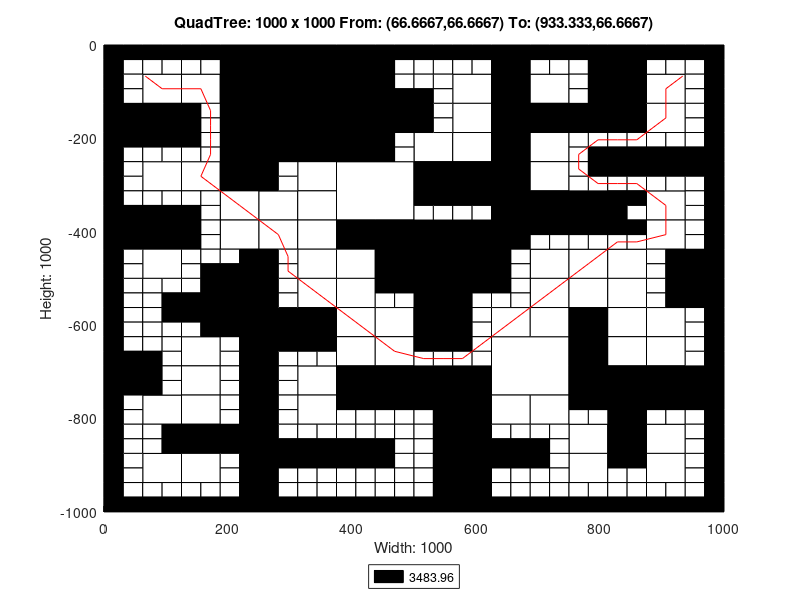

Source code (MATLAB):
axis([0 1000 -1000 0]);
title('QuadTree: 1000 x 1000 From: (66.6667,66.6667) To: (933.333,66.6667)');
xlabel('Width: 1000');
ylabel('Height: 1000');
rectangle('Position',[250 -125 125 125], 'FaceColor',[0 0 0]);
rectangle('Position',[250 -250 125 125], 'FaceColor',[0 0 0]);
rectangle('Position',[375 -375 125 125], 'FaceColor',[1 1 1]);
rectangle('Position',[500 -500 125 125], 'FaceColor',[0 0 0]);
rectangle('Position',[625 -750 125 125], 'FaceColor',[1 1 1]);
rectangle('Position',[62.5 -125 62.5 62.5], 'FaceColor',[1 1 1]);
rectangle('Position',[187.5 -62.5 62.5 62.5], 'FaceColor',[0 0 0]);
rectangle('Position',[125 -125 62.5 62.5], 'FaceColor',[1 1 1]);
rectangle('Position',[187.5 -125 62.5 62.5], 'FaceColor',[0 0 0]);
rectangle('Position',[0 -187.5 62.5 62.5], 'FaceColor',[0 0 0]);
rectangle('Position',[62.5 -187.5 62.5 62.5], 'FaceColor',[0 0 0]);
rectangle('Position',[187.5 -187.5 62.5 62.5], 'FaceColor',[0 0 0]);
rectangle('Position',[187.5 -250 62.5 62.5], 'FaceColor',[0 0 0]);
rectangle('Position',[375 -62.5 62.5 62.5], 'FaceColor',[0 0 0]);
rectangle('Position',[375 -125 62.5 62.5], 'FaceColor',[0 0 0]);
rectangle('Position',[375 -187.5 62.5 62.5], 'FaceColor',[0 0 0]);
rectangle('Position',[437.5 -187.5 62.5 62.5], 'FaceColor',[0 0 0]);
rectangle('Position',[375 -250 62.5 62.5], 'FaceColor',[0 0 0]);
rectangle('Position',[62.5 -312.5 62.5 62.5], 'FaceColor',[1 1 1]);
rectangle('Position',[125 -312.5 62.5 62.5], 'FaceColor',[1 1 1]);
rectangle('Position',[187.5 -312.5 62.5 62.5], 'FaceColor',[0 0 0]);
rectangle('Position',[187.5 -375 62.5 62.5], 'FaceColor',[1 1 1]);
rectangle('Position',[0 -437.5 62.5 62.5], 'FaceColor',[0 0 0]);
rectangle('Position',[62.5 -437.5 62.5 62.5], 'FaceColor',[0 0 0]);
rectangle('Position',[62.5 -500 62.5 62.5], 'FaceColor',[1 1 1]);
rectangle('Position',[187.5 -437.5 62.5 62.5], 'FaceColor',[1 1 1]);
rectangle('Position',[312.5 -312.5 62.5 62.5], 'FaceColor',[1 1 1]);
rectangle('Position',[250 -375 62.5 62.5], 'FaceColor',[1 1 1]);
rectangle('Position',[312.5 -375 62.5 62.5], 'FaceColor',[1 1 1]);
rectangle('Position',[250 -437.5 62.5 62.5], 'FaceColor',[1 1 1]);
rectangle('Position',[312.5 -437.5 62.5 62.5], 'FaceColor',[1 1 1]);
rectangle('Position',[312.5 -500 62.5 62.5], 'FaceColor',[1 1 1]);
rectangle('Position',[375 -437.5 62.5 62.5], 'FaceColor',[0 0 0]);
rectangle('Position',[437.5 -437.5 62.5 62.5], 'FaceColor',[0 0 0]);
rectangle('Position',[375 -500 62.5 62.5], 'FaceColor',[1 1 1]);
rectangle('Position',[437.5 -500 62.5 62.5], 'FaceColor',[0 0 0]);
rectangle('Position',[562.5 -125 62.5 62.5], 'FaceColor',[1 1 1]);
rectangle('Position',[625 -62.5 62.5 62.5], 'FaceColor',[0 0 0]);
rectangle('Position',[625 -125 62.5 62.5], 'FaceColor',[0 0 0]);
rectangle('Position',[687.5 -125 62.5 62.5], 'FaceColor',[1 1 1]);
rectangle('Position',[562.5 -187.5 62.5 62.5], 'FaceColor',[1 1 1]);
rectangle('Position',[500 -250 62.5 62.5], 'FaceColor',[1 1 1]);
rectangle('Position',[562.5 -250 62.5 62.5], 'FaceColor',[1 1 1]);
rectangle('Position',[625 -187.5 62.5 62.5], 'FaceColor',[0 0 0]);
rectangle('Position',[687.5 -187.5 62.5 62.5], 'FaceColor',[0 0 0]);
rectangle('Position',[625 -250 62.5 62.5], 'FaceColor',[0 0 0]);
rectangle('Position',[687.5 -250 62.5 62.5], 'FaceColor',[1 1 1]);
rectangle('Position',[812.5 -62.5 62.5 62.5], 'FaceColor',[0 0 0]);
rectangle('Position',[812.5 -125 62.5 62.5], 'FaceColor',[0 0 0]);
rectangle('Position',[875 -125 62.5 62.5], 'FaceColor',[1 1 1]);
rectangle('Position',[750 -187.5 62.5 62.5], 'FaceColor',[0 0 0]);
rectangle('Position',[812.5 -187.5 62.5 62.5], 'FaceColor',[0 0 0]);
rectangle('Position',[875 -187.5 62.5 62.5], 'FaceColor',[1 1 1]);
rectangle('Position',[500 -312.5 62.5 62.5], 'FaceColor',[0 0 0]);
rectangle('Position',[562.5 -312.5 62.5 62.5], 'FaceColor',[0 0 0]);
rectangle('Position',[625 -312.5 62.5 62.5], 'FaceColor',[0 0 0]);
rectangle('Position',[687.5 -312.5 62.5 62.5], 'FaceColor',[1 1 1]);
rectangle('Position',[625 -375 62.5 62.5], 'FaceColor',[0 0 0]);
rectangle('Position',[687.5 -375 62.5 62.5], 'FaceColor',[0 0 0]);
rectangle('Position',[625 -437.5 62.5 62.5], 'FaceColor',[0 0 0]);
rectangle('Position',[687.5 -500 62.5 62.5], 'FaceColor',[1 1 1]);
rectangle('Position',[750 -375 62.5 62.5], 'FaceColor',[0 0 0]);
rectangle('Position',[875 -375 62.5 62.5], 'FaceColor',[1 1 1]);
rectangle('Position',[750 -500 62.5 62.5], 'FaceColor',[1 1 1]);
rectangle('Position',[812.5 -500 62.5 62.5], 'FaceColor',[1 1 1]);
rectangle('Position',[875 -437.5 62.5 62.5], 'FaceColor',[1 1 1]);
rectangle('Position',[937.5 -500 62.5 62.5], 'FaceColor',[0 0 0]);
rectangle('Position',[187.5 -562.5 62.5 62.5], 'FaceColor',[0 0 0]);
rectangle('Position',[187.5 -625 62.5 62.5], 'FaceColor',[0 0 0]);
rectangle('Position',[0 -750 62.5 62.5], 'FaceColor',[0 0 0]);
rectangle('Position',[125 -687.5 62.5 62.5], 'FaceColor',[1 1 1]);
rectangle('Position',[125 -750 62.5 62.5], 'FaceColor',[1 1 1]);
rectangle('Position',[312.5 -562.5 62.5 62.5], 'FaceColor',[1 1 1]);
rectangle('Position',[250 -625 62.5 62.5], 'FaceColor',[0 0 0]);
rectangle('Position',[312.5 -625 62.5 62.5], 'FaceColor',[0 0 0]);
rectangle('Position',[375 -562.5 62.5 62.5], 'FaceColor',[1 1 1]);
rectangle('Position',[375 -625 62.5 62.5], 'FaceColor',[1 1 1]);
rectangle('Position',[437.5 -625 62.5 62.5], 'FaceColor',[1 1 1]);
rectangle('Position',[312.5 -750 62.5 62.5], 'FaceColor',[1 1 1]);
rectangle('Position',[375 -687.5 62.5 62.5], 'FaceColor',[1 1 1]);
rectangle('Position',[437.5 -687.5 62.5 62.5], 'FaceColor',[1 1 1]);
rectangle('Position',[375 -750 62.5 62.5], 'FaceColor',[0 0 0]);
rectangle('Position',[437.5 -750 62.5 62.5], 'FaceColor',[0 0 0]);
rectangle('Position',[62.5 -812.5 62.5 62.5], 'FaceColor',[1 1 1]);
rectangle('Position',[125 -812.5 62.5 62.5], 'FaceColor',[1 1 1]);
rectangle('Position',[125 -875 62.5 62.5], 'FaceColor',[0 0 0]);
rectangle('Position',[187.5 -875 62.5 62.5], 'FaceColor',[0 0 0]);
rectangle('Position',[62.5 -937.5 62.5 62.5], 'FaceColor',[1 1 1]);
rectangle('Position',[125 -937.5 62.5 62.5], 'FaceColor',[1 1 1]);
rectangle('Position',[312.5 -812.5 62.5 62.5], 'FaceColor',[1 1 1]);
rectangle('Position',[500 -562.5 62.5 62.5], 'FaceColor',[0 0 0]);
rectangle('Position',[500 -625 62.5 62.5], 'FaceColor',[0 0 0]);
rectangle('Position',[687.5 -562.5 62.5 62.5], 'FaceColor',[1 1 1]);
rectangle('Position',[625 -625 62.5 62.5], 'FaceColor',[1 1 1]);
rectangle('Position',[687.5 -625 62.5 62.5], 'FaceColor',[1 1 1]);
rectangle('Position',[500 -750 62.5 62.5], 'FaceColor',[0 0 0]);
rectangle('Position',[562.5 -750 62.5 62.5], 'FaceColor',[0 0 0]);
rectangle('Position',[750 -562.5 62.5 62.5], 'FaceColor',[1 1 1]);
rectangle('Position',[812.5 -562.5 62.5 62.5], 'FaceColor',[1 1 1]);
rectangle('Position',[750 -625 62.5 62.5], 'FaceColor',[0 0 0]);
rectangle('Position',[812.5 -625 62.5 62.5], 'FaceColor',[1 1 1]);
rectangle('Position',[937.5 -562.5 62.5 62.5], 'FaceColor',[0 0 0]);
rectangle('Position',[875 -625 62.5 62.5], 'FaceColor',[1 1 1]);
rectangle('Position',[750 -687.5 62.5 62.5], 'FaceColor',[0 0 0]);
rectangle('Position',[812.5 -687.5 62.5 62.5], 'FaceColor',[1 1 1]);
rectangle('Position',[750 -750 62.5 62.5], 'FaceColor',[0 0 0]);
rectangle('Position',[812.5 -750 62.5 62.5], 'FaceColor',[0 0 0]);
rectangle('Position',[875 -687.5 62.5 62.5], 'FaceColor',[1 1 1]);
rectangle('Position',[875 -750 62.5 62.5], 'FaceColor',[0 0 0]);
rectangle('Position',[937.5 -750 62.5 62.5], 'FaceColor',[0 0 0]);
rectangle('Position',[562.5 -812.5 62.5 62.5], 'FaceColor',[0 0 0]);
rectangle('Position',[562.5 -875 62.5 62.5], 'FaceColor',[0 0 0]);
rectangle('Position',[625 -812.5 62.5 62.5], 'FaceColor',[1 1 1]);
rectangle('Position',[687.5 -812.5 62.5 62.5], 'FaceColor',[1 1 1]);
rectangle('Position',[562.5 -937.5 62.5 62.5], 'FaceColor',[0 0 0]);
rectangle('Position',[562.5 -1000 62.5 62.5], 'FaceColor',[0 0 0]);
rectangle('Position',[812.5 -812.5 62.5 62.5], 'FaceColor',[0 0 0]);
rectangle('Position',[750 -875 62.5 62.5], 'FaceColor',[1 1 1]);
rectangle('Position',[812.5 -875 62.5 62.5], 'FaceColor',[0 0 0]);
rectangle('Position',[875 -875 62.5 62.5], 'FaceColor',[1 1 1]);
rectangle('Position',[750 -937.5 62.5 62.5], 'FaceColor',[1 1 1]);
rectangle('Position',[875 -937.5 62.5 62.5], 'FaceColor',[1 1 1]);
rectangle('Position',[0 -31.25 31.25 31.25], 'FaceColor',[0 0 0]);
rectangle('Position',[31.25 -31.25 31.25 31.25], 'FaceColor',[0 0 0]);
rectangle('Position',[0 -62.5 31.25 31.25], 'FaceColor',[0 0 0]);
rectangle('Position',[31.25 -62.5 31.25 31.25], 'FaceColor',[1 1 1]);
rectangle('Position',[62.5 -31.25 31.25 31.25], 'FaceColor',[0 0 0]);
rectangle('Position',[93.75 -31.25 31.25 31.25], 'FaceColor',[0 0 0]);
rectangle('Position',[62.5 -62.5 31.25 31.25], 'FaceColor',[1 1 1]);
rectangle('Position',[93.75 -62.5 31.25 31.25], 'FaceColor',[1 1 1]);
rectangle('Position',[0 -93.75 31.25 31.25], 'FaceColor',[0 0 0]);
rectangle('Position',[31.25 -93.75 31.25 31.25], 'FaceColor',[1 1 1]);
rectangle('Position',[0 -125 31.25 31.25], 'FaceColor',[0 0 0]);
rectangle('Position',[31.25 -125 31.25 31.25], 'FaceColor',[1 1 1]);
rectangle('Position',[125 -31.25 31.25 31.25], 'FaceColor',[0 0 0]);
rectangle('Position',[156.25 -31.25 31.25 31.25], 'FaceColor',[0 0 0]);
rectangle('Position',[125 -62.5 31.25 31.25], 'FaceColor',[1 1 1]);
rectangle('Position',[156.25 -62.5 31.25 31.25], 'FaceColor',[1 1 1]);
rectangle('Position',[0 -218.75 31.25 31.25], 'FaceColor',[0 0 0]);
rectangle('Position',[31.25 -218.75 31.25 31.25], 'FaceColor',[0 0 0]);
rectangle('Position',[0 -250 31.25 31.25], 'FaceColor',[0 0 0]);
rectangle('Position',[31.25 -250 31.25 31.25], 'FaceColor',[1 1 1]);
rectangle('Position',[62.5 -218.75 31.25 31.25], 'FaceColor',[0 0 0]);
rectangle('Position',[93.75 -218.75 31.25 31.25], 'FaceColor',[0 0 0]);
rectangle('Position',[62.5 -250 31.25 31.25], 'FaceColor',[1 1 1]);
rectangle('Position',[93.75 -250 31.25 31.25], 'FaceColor',[1 1 1]);
rectangle('Position',[125 -156.25 31.25 31.25], 'FaceColor',[0 0 0]);
rectangle('Position',[156.25 -156.25 31.25 31.25], 'FaceColor',[1 1 1]);
rectangle('Position',[125 -187.5 31.25 31.25], 'FaceColor',[0 0 0]);
rectangle('Position',[156.25 -187.5 31.25 31.25], 'FaceColor',[1 1 1]);
rectangle('Position',[125 -218.75 31.25 31.25], 'FaceColor',[0 0 0]);
rectangle('Position',[156.25 -218.75 31.25 31.25], 'FaceColor',[1 1 1]);
rectangle('Position',[125 -250 31.25 31.25], 'FaceColor',[1 1 1]);
rectangle('Position',[156.25 -250 31.25 31.25], 'FaceColor',[1 1 1]);
rectangle('Position',[437.5 -31.25 31.25 31.25], 'FaceColor',[0 0 0]);
rectangle('Position',[468.75 -31.25 31.25 31.25], 'FaceColor',[0 0 0]);
rectangle('Position',[437.5 -62.5 31.25 31.25], 'FaceColor',[0 0 0]);
rectangle('Position',[468.75 -62.5 31.25 31.25], 'FaceColor',[1 1 1]);
rectangle('Position',[437.5 -93.75 31.25 31.25], 'FaceColor',[0 0 0]);
rectangle('Position',[468.75 -93.75 31.25 31.25], 'FaceColor',[1 1 1]);
rectangle('Position',[437.5 -125 31.25 31.25], 'FaceColor',[0 0 0]);
rectangle('Position',[468.75 -125 31.25 31.25], 'FaceColor',[0 0 0]);
rectangle('Position',[437.5 -218.75 31.25 31.25], 'FaceColor',[0 0 0]);
rectangle('Position',[468.75 -218.75 31.25 31.25], 'FaceColor',[1 1 1]);
rectangle('Position',[437.5 -250 31.25 31.25], 'FaceColor',[0 0 0]);
rectangle('Position',[468.75 -250 31.25 31.25], 'FaceColor',[1 1 1]);
rectangle('Position',[0 -281.25 31.25 31.25], 'FaceColor',[0 0 0]);
rectangle('Position',[31.25 -281.25 31.25 31.25], 'FaceColor',[1 1 1]);
rectangle('Position',[0 -312.5 31.25 31.25], 'FaceColor',[0 0 0]);
rectangle('Position',[31.25 -312.5 31.25 31.25], 'FaceColor',[1 1 1]);
rectangle('Position',[0 -343.75 31.25 31.25], 'FaceColor',[0 0 0]);
rectangle('Position',[31.25 -343.75 31.25 31.25], 'FaceColor',[1 1 1]);
rectangle('Position',[0 -375 31.25 31.25], 'FaceColor',[0 0 0]);
rectangle('Position',[31.25 -375 31.25 31.25], 'FaceColor',[0 0 0]);
rectangle('Position',[62.5 -343.75 31.25 31.25], 'FaceColor',[1 1 1]);
rectangle('Position',[93.75 -343.75 31.25 31.25], 'FaceColor',[1 1 1]);
rectangle('Position',[62.5 -375 31.25 31.25], 'FaceColor',[0 0 0]);
rectangle('Position',[93.75 -375 31.25 31.25], 'FaceColor',[0 0 0]);
rectangle('Position',[125 -343.75 31.25 31.25], 'FaceColor',[1 1 1]);
rectangle('Position',[156.25 -343.75 31.25 31.25], 'FaceColor',[1 1 1]);
rectangle('Position',[125 -375 31.25 31.25], 'FaceColor',[0 0 0]);
rectangle('Position',[156.25 -375 31.25 31.25], 'FaceColor',[1 1 1]);
rectangle('Position',[0 -468.75 31.25 31.25], 'FaceColor',[0 0 0]);
rectangle('Position',[31.25 -468.75 31.25 31.25], 'FaceColor',[1 1 1]);
rectangle('Position',[0 -500 31.25 31.25], 'FaceColor',[0 0 0]);
rectangle('Position',[31.25 -500 31.25 31.25], 'FaceColor',[1 1 1]);
rectangle('Position',[125 -406.25 31.25 31.25], 'FaceColor',[0 0 0]);
rectangle('Position',[156.25 -406.25 31.25 31.25], 'FaceColor',[1 1 1]);
rectangle('Position',[125 -437.5 31.25 31.25], 'FaceColor',[0 0 0]);
rectangle('Position',[156.25 -437.5 31.25 31.25], 'FaceColor',[1 1 1]);
rectangle('Position',[125 -468.75 31.25 31.25], 'FaceColor',[1 1 1]);
rectangle('Position',[156.25 -468.75 31.25 31.25], 'FaceColor',[1 1 1]);
rectangle('Position',[125 -500 31.25 31.25], 'FaceColor',[1 1 1]);
rectangle('Position',[156.25 -500 31.25 31.25], 'FaceColor',[0 0 0]);
rectangle('Position',[187.5 -468.75 31.25 31.25], 'FaceColor',[1 1 1]);
rectangle('Position',[218.75 -468.75 31.25 31.25], 'FaceColor',[0 0 0]);
rectangle('Position',[187.5 -500 31.25 31.25], 'FaceColor',[0 0 0]);
rectangle('Position',[218.75 -500 31.25 31.25], 'FaceColor',[0 0 0]);
rectangle('Position',[250 -281.25 31.25 31.25], 'FaceColor',[0 0 0]);
rectangle('Position',[281.25 -281.25 31.25 31.25], 'FaceColor',[1 1 1]);
rectangle('Position',[250 -312.5 31.25 31.25], 'FaceColor',[0 0 0]);
rectangle('Position',[281.25 -312.5 31.25 31.25], 'FaceColor',[1 1 1]);
rectangle('Position',[250 -468.75 31.25 31.25], 'FaceColor',[0 0 0]);
rectangle('Position',[281.25 -468.75 31.25 31.25], 'FaceColor',[1 1 1]);
rectangle('Position',[250 -500 31.25 31.25], 'FaceColor',[0 0 0]);
rectangle('Position',[281.25 -500 31.25 31.25], 'FaceColor',[1 1 1]);
rectangle('Position',[500 -31.25 31.25 31.25], 'FaceColor',[0 0 0]);
rectangle('Position',[531.25 -31.25 31.25 31.25], 'FaceColor',[0 0 0]);
rectangle('Position',[500 -62.5 31.25 31.25], 'FaceColor',[1 1 1]);
rectangle('Position',[531.25 -62.5 31.25 31.25], 'FaceColor',[1 1 1]);
rectangle('Position',[562.5 -31.25 31.25 31.25], 'FaceColor',[0 0 0]);
rectangle('Position',[593.75 -31.25 31.25 31.25], 'FaceColor',[0 0 0]);
rectangle('Position',[562.5 -62.5 31.25 31.25], 'FaceColor',[1 1 1]);
rectangle('Position',[593.75 -62.5 31.25 31.25], 'FaceColor',[1 1 1]);
rectangle('Position',[500 -93.75 31.25 31.25], 'FaceColor',[1 1 1]);
rectangle('Position',[531.25 -93.75 31.25 31.25], 'FaceColor',[1 1 1]);
rectangle('Position',[500 -125 31.25 31.25], 'FaceColor',[0 0 0]);
rectangle('Position',[531.25 -125 31.25 31.25], 'FaceColor',[1 1 1]);
rectangle('Position',[687.5 -31.25 31.25 31.25], 'FaceColor',[0 0 0]);
rectangle('Position',[718.75 -31.25 31.25 31.25], 'FaceColor',[0 0 0]);
rectangle('Position',[687.5 -62.5 31.25 31.25], 'FaceColor',[1 1 1]);
rectangle('Position',[718.75 -62.5 31.25 31.25], 'FaceColor',[1 1 1]);
rectangle('Position',[500 -156.25 31.25 31.25], 'FaceColor',[0 0 0]);
rectangle('Position',[531.25 -156.25 31.25 31.25], 'FaceColor',[1 1 1]);
rectangle('Position',[500 -187.5 31.25 31.25], 'FaceColor',[0 0 0]);
rectangle('Position',[531.25 -187.5 31.25 31.25], 'FaceColor',[1 1 1]);
rectangle('Position',[750 -31.25 31.25 31.25], 'FaceColor',[0 0 0]);
rectangle('Position',[781.25 -31.25 31.25 31.25], 'FaceColor',[0 0 0]);
rectangle('Position',[750 -62.5 31.25 31.25], 'FaceColor',[1 1 1]);
rectangle('Position',[781.25 -62.5 31.25 31.25], 'FaceColor',[0 0 0]);
rectangle('Position',[750 -93.75 31.25 31.25], 'FaceColor',[1 1 1]);
rectangle('Position',[781.25 -93.75 31.25 31.25], 'FaceColor',[0 0 0]);
rectangle('Position',[750 -125 31.25 31.25], 'FaceColor',[1 1 1]);
rectangle('Position',[781.25 -125 31.25 31.25], 'FaceColor',[0 0 0]);
rectangle('Position',[875 -31.25 31.25 31.25], 'FaceColor',[0 0 0]);
rectangle('Position',[906.25 -31.25 31.25 31.25], 'FaceColor',[0 0 0]);
rectangle('Position',[875 -62.5 31.25 31.25], 'FaceColor',[1 1 1]);
rectangle('Position',[906.25 -62.5 31.25 31.25], 'FaceColor',[1 1 1]);
rectangle('Position',[937.5 -31.25 31.25 31.25], 'FaceColor',[0 0 0]);
rectangle('Position',[968.75 -31.25 31.25 31.25], 'FaceColor',[0 0 0]);
rectangle('Position',[937.5 -62.5 31.25 31.25], 'FaceColor',[1 1 1]);
rectangle('Position',[968.75 -62.5 31.25 31.25], 'FaceColor',[0 0 0]);
rectangle('Position',[937.5 -93.75 31.25 31.25], 'FaceColor',[1 1 1]);
rectangle('Position',[968.75 -93.75 31.25 31.25], 'FaceColor',[0 0 0]);
rectangle('Position',[937.5 -125 31.25 31.25], 'FaceColor',[1 1 1]);
rectangle('Position',[968.75 -125 31.25 31.25], 'FaceColor',[0 0 0]);
rectangle('Position',[750 -218.75 31.25 31.25], 'FaceColor',[1 1 1]);
rectangle('Position',[781.25 -218.75 31.25 31.25], 'FaceColor',[1 1 1]);
rectangle('Position',[750 -250 31.25 31.25], 'FaceColor',[1 1 1]);
rectangle('Position',[781.25 -250 31.25 31.25], 'FaceColor',[0 0 0]);
rectangle('Position',[812.5 -218.75 31.25 31.25], 'FaceColor',[1 1 1]);
rectangle('Position',[843.75 -218.75 31.25 31.25], 'FaceColor',[1 1 1]);
rectangle('Position',[812.5 -250 31.25 31.25], 'FaceColor',[0 0 0]);
rectangle('Position',[843.75 -250 31.25 31.25], 'FaceColor',[0 0 0]);
rectangle('Position',[937.5 -156.25 31.25 31.25], 'FaceColor',[1 1 1]);
rectangle('Position',[968.75 -156.25 31.25 31.25], 'FaceColor',[0 0 0]);
rectangle('Position',[937.5 -187.5 31.25 31.25], 'FaceColor',[1 1 1]);
rectangle('Position',[968.75 -187.5 31.25 31.25], 'FaceColor',[0 0 0]);
rectangle('Position',[875 -218.75 31.25 31.25], 'FaceColor',[1 1 1]);
rectangle('Position',[906.25 -218.75 31.25 31.25], 'FaceColor',[1 1 1]);
rectangle('Position',[875 -250 31.25 31.25], 'FaceColor',[0 0 0]);
rectangle('Position',[906.25 -250 31.25 31.25], 'FaceColor',[0 0 0]);
rectangle('Position',[937.5 -218.75 31.25 31.25], 'FaceColor',[1 1 1]);
rectangle('Position',[968.75 -218.75 31.25 31.25], 'FaceColor',[0 0 0]);
rectangle('Position',[937.5 -250 31.25 31.25], 'FaceColor',[0 0 0]);
rectangle('Position',[968.75 -250 31.25 31.25], 'FaceColor',[0 0 0]);
rectangle('Position',[500 -343.75 31.25 31.25], 'FaceColor',[0 0 0]);
rectangle('Position',[531.25 -343.75 31.25 31.25], 'FaceColor',[0 0 0]);
rectangle('Position',[500 -375 31.25 31.25], 'FaceColor',[1 1 1]);
rectangle('Position',[531.25 -375 31.25 31.25], 'FaceColor',[1 1 1]);
rectangle('Position',[562.5 -343.75 31.25 31.25], 'FaceColor',[0 0 0]);
rectangle('Position',[593.75 -343.75 31.25 31.25], 'FaceColor',[0 0 0]);
rectangle('Position',[562.5 -375 31.25 31.25], 'FaceColor',[1 1 1]);
rectangle('Position',[593.75 -375 31.25 31.25], 'FaceColor',[1 1 1]);
rectangle('Position',[687.5 -406.25 31.25 31.25], 'FaceColor',[0 0 0]);
rectangle('Position',[718.75 -406.25 31.25 31.25], 'FaceColor',[0 0 0]);
rectangle('Position',[687.5 -437.5 31.25 31.25], 'FaceColor',[1 1 1]);
rectangle('Position',[718.75 -437.5 31.25 31.25], 'FaceColor',[1 1 1]);
rectangle('Position',[625 -468.75 31.25 31.25], 'FaceColor',[0 0 0]);
rectangle('Position',[656.25 -468.75 31.25 31.25], 'FaceColor',[1 1 1]);
rectangle('Position',[625 -500 31.25 31.25], 'FaceColor',[0 0 0]);
rectangle('Position',[656.25 -500 31.25 31.25], 'FaceColor',[1 1 1]);
rectangle('Position',[750 -281.25 31.25 31.25], 'FaceColor',[1 1 1]);
rectangle('Position',[781.25 -281.25 31.25 31.25], 'FaceColor',[0 0 0]);
rectangle('Position',[750 -312.5 31.25 31.25], 'FaceColor',[1 1 1]);
rectangle('Position',[781.25 -312.5 31.25 31.25], 'FaceColor',[1 1 1]);
rectangle('Position',[812.5 -281.25 31.25 31.25], 'FaceColor',[0 0 0]);
rectangle('Position',[843.75 -281.25 31.25 31.25], 'FaceColor',[0 0 0]);
rectangle('Position',[812.5 -312.5 31.25 31.25], 'FaceColor',[1 1 1]);
rectangle('Position',[843.75 -312.5 31.25 31.25], 'FaceColor',[1 1 1]);
rectangle('Position',[812.5 -343.75 31.25 31.25], 'FaceColor',[0 0 0]);
rectangle('Position',[843.75 -343.75 31.25 31.25], 'FaceColor',[0 0 0]);
rectangle('Position',[812.5 -375 31.25 31.25], 'FaceColor',[0 0 0]);
rectangle('Position',[843.75 -375 31.25 31.25], 'FaceColor',[1 1 1]);
rectangle('Position',[875 -281.25 31.25 31.25], 'FaceColor',[0 0 0]);
rectangle('Position',[906.25 -281.25 31.25 31.25], 'FaceColor',[0 0 0]);
rectangle('Position',[875 -312.5 31.25 31.25], 'FaceColor',[1 1 1]);
rectangle('Position',[906.25 -312.5 31.25 31.25], 'FaceColor',[1 1 1]);
rectangle('Position',[937.5 -281.25 31.25 31.25], 'FaceColor',[0 0 0]);
rectangle('Position',[968.75 -281.25 31.25 31.25], 'FaceColor',[0 0 0]);
rectangle('Position',[937.5 -312.5 31.25 31.25], 'FaceColor',[1 1 1]);
rectangle('Position',[968.75 -312.5 31.25 31.25], 'FaceColor',[0 0 0]);
rectangle('Position',[937.5 -343.75 31.25 31.25], 'FaceColor',[1 1 1]);
rectangle('Position',[968.75 -343.75 31.25 31.25], 'FaceColor',[0 0 0]);
rectangle('Position',[937.5 -375 31.25 31.25], 'FaceColor',[1 1 1]);
rectangle('Position',[968.75 -375 31.25 31.25], 'FaceColor',[0 0 0]);
rectangle('Position',[750 -406.25 31.25 31.25], 'FaceColor',[0 0 0]);
rectangle('Position',[781.25 -406.25 31.25 31.25], 'FaceColor',[0 0 0]);
rectangle('Position',[750 -437.5 31.25 31.25], 'FaceColor',[1 1 1]);
rectangle('Position',[781.25 -437.5 31.25 31.25], 'FaceColor',[1 1 1]);
rectangle('Position',[812.5 -406.25 31.25 31.25], 'FaceColor',[0 0 0]);
rectangle('Position',[843.75 -406.25 31.25 31.25], 'FaceColor',[0 0 0]);
rectangle('Position',[812.5 -437.5 31.25 31.25], 'FaceColor',[1 1 1]);
rectangle('Position',[843.75 -437.5 31.25 31.25], 'FaceColor',[1 1 1]);
rectangle('Position',[937.5 -406.25 31.25 31.25], 'FaceColor',[1 1 1]);
rectangle('Position',[968.75 -406.25 31.25 31.25], 'FaceColor',[0 0 0]);
rectangle('Position',[937.5 -437.5 31.25 31.25], 'FaceColor',[1 1 1]);
rectangle('Position',[968.75 -437.5 31.25 31.25], 'FaceColor',[0 0 0]);
rectangle('Position',[875 -468.75 31.25 31.25], 'FaceColor',[1 1 1]);
rectangle('Position',[906.25 -468.75 31.25 31.25], 'FaceColor',[0 0 0]);
rectangle('Position',[875 -500 31.25 31.25], 'FaceColor',[1 1 1]);
rectangle('Position',[906.25 -500 31.25 31.25], 'FaceColor',[0 0 0]);
rectangle('Position',[0 -531.25 31.25 31.25], 'FaceColor',[0 0 0]);
rectangle('Position',[31.25 -531.25 31.25 31.25], 'FaceColor',[1 1 1]);
rectangle('Position',[0 -562.5 31.25 31.25], 'FaceColor',[0 0 0]);
rectangle('Position',[31.25 -562.5 31.25 31.25], 'FaceColor',[1 1 1]);
rectangle('Position',[62.5 -531.25 31.25 31.25], 'FaceColor',[1 1 1]);
rectangle('Position',[93.75 -531.25 31.25 31.25], 'FaceColor',[1 1 1]);
rectangle('Position',[62.5 -562.5 31.25 31.25], 'FaceColor',[1 1 1]);
rectangle('Position',[93.75 -562.5 31.25 31.25], 'FaceColor',[0 0 0]);
rectangle('Position',[0 -593.75 31.25 31.25], 'FaceColor',[0 0 0]);
rectangle('Position',[31.25 -593.75 31.25 31.25], 'FaceColor',[1 1 1]);
rectangle('Position',[0 -625 31.25 31.25], 'FaceColor',[0 0 0]);
rectangle('Position',[31.25 -625 31.25 31.25], 'FaceColor',[1 1 1]);
rectangle('Position',[62.5 -593.75 31.25 31.25], 'FaceColor',[1 1 1]);
rectangle('Position',[93.75 -593.75 31.25 31.25], 'FaceColor',[0 0 0]);
rectangle('Position',[62.5 -625 31.25 31.25], 'FaceColor',[1 1 1]);
rectangle('Position',[93.75 -625 31.25 31.25], 'FaceColor',[1 1 1]);
rectangle('Position',[125 -531.25 31.25 31.25], 'FaceColor',[1 1 1]);
rectangle('Position',[156.25 -531.25 31.25 31.25], 'FaceColor',[0 0 0]);
rectangle('Position',[125 -562.5 31.25 31.25], 'FaceColor',[0 0 0]);
rectangle('Position',[156.25 -562.5 31.25 31.25], 'FaceColor',[0 0 0]);
rectangle('Position',[125 -593.75 31.25 31.25], 'FaceColor',[0 0 0]);
rectangle('Position',[156.25 -593.75 31.25 31.25], 'FaceColor',[0 0 0]);
rectangle('Position',[125 -625 31.25 31.25], 'FaceColor',[1 1 1]);
rectangle('Position',[156.25 -625 31.25 31.25], 'FaceColor',[0 0 0]);
rectangle('Position',[0 -656.25 31.25 31.25], 'FaceColor',[0 0 0]);
rectangle('Position',[31.25 -656.25 31.25 31.25], 'FaceColor',[1 1 1]);
rectangle('Position',[0 -687.5 31.25 31.25], 'FaceColor',[0 0 0]);
rectangle('Position',[31.25 -687.5 31.25 31.25], 'FaceColor',[0 0 0]);
rectangle('Position',[62.5 -656.25 31.25 31.25], 'FaceColor',[1 1 1]);
rectangle('Position',[93.75 -656.25 31.25 31.25], 'FaceColor',[1 1 1]);
rectangle('Position',[62.5 -687.5 31.25 31.25], 'FaceColor',[0 0 0]);
rectangle('Position',[93.75 -687.5 31.25 31.25], 'FaceColor',[1 1 1]);
rectangle('Position',[62.5 -718.75 31.25 31.25], 'FaceColor',[0 0 0]);
rectangle('Position',[93.75 -718.75 31.25 31.25], 'FaceColor',[1 1 1]);
rectangle('Position',[62.5 -750 31.25 31.25], 'FaceColor',[0 0 0]);
rectangle('Position',[93.75 -750 31.25 31.25], 'FaceColor',[1 1 1]);
rectangle('Position',[187.5 -656.25 31.25 31.25], 'FaceColor',[1 1 1]);
rectangle('Position',[218.75 -656.25 31.25 31.25], 'FaceColor',[0 0 0]);
rectangle('Position',[187.5 -687.5 31.25 31.25], 'FaceColor',[1 1 1]);
rectangle('Position',[218.75 -687.5 31.25 31.25], 'FaceColor',[0 0 0]);
rectangle('Position',[187.5 -718.75 31.25 31.25], 'FaceColor',[1 1 1]);
rectangle('Position',[218.75 -718.75 31.25 31.25], 'FaceColor',[0 0 0]);
rectangle('Position',[187.5 -750 31.25 31.25], 'FaceColor',[1 1 1]);
rectangle('Position',[218.75 -750 31.25 31.25], 'FaceColor',[0 0 0]);
rectangle('Position',[250 -531.25 31.25 31.25], 'FaceColor',[0 0 0]);
rectangle('Position',[281.25 -531.25 31.25 31.25], 'FaceColor',[1 1 1]);
rectangle('Position',[250 -562.5 31.25 31.25], 'FaceColor',[0 0 0]);
rectangle('Position',[281.25 -562.5 31.25 31.25], 'FaceColor',[1 1 1]);
rectangle('Position',[437.5 -531.25 31.25 31.25], 'FaceColor',[0 0 0]);
rectangle('Position',[468.75 -531.25 31.25 31.25], 'FaceColor',[0 0 0]);
rectangle('Position',[437.5 -562.5 31.25 31.25], 'FaceColor',[1 1 1]);
rectangle('Position',[468.75 -562.5 31.25 31.25], 'FaceColor',[1 1 1]);
rectangle('Position',[250 -656.25 31.25 31.25], 'FaceColor',[0 0 0]);
rectangle('Position',[281.25 -656.25 31.25 31.25], 'FaceColor',[0 0 0]);
rectangle('Position',[250 -687.5 31.25 31.25], 'FaceColor',[0 0 0]);
rectangle('Position',[281.25 -687.5 31.25 31.25], 'FaceColor',[1 1 1]);
rectangle('Position',[312.5 -656.25 31.25 31.25], 'FaceColor',[0 0 0]);
rectangle('Position',[343.75 -656.25 31.25 31.25], 'FaceColor',[0 0 0]);
rectangle('Position',[312.5 -687.5 31.25 31.25], 'FaceColor',[1 1 1]);
rectangle('Position',[343.75 -687.5 31.25 31.25], 'FaceColor',[1 1 1]);
rectangle('Position',[250 -718.75 31.25 31.25], 'FaceColor',[0 0 0]);
rectangle('Position',[281.25 -718.75 31.25 31.25], 'FaceColor',[1 1 1]);
rectangle('Position',[250 -750 31.25 31.25], 'FaceColor',[0 0 0]);
rectangle('Position',[281.25 -750 31.25 31.25], 'FaceColor',[1 1 1]);
rectangle('Position',[0 -781.25 31.25 31.25], 'FaceColor',[0 0 0]);
rectangle('Position',[31.25 -781.25 31.25 31.25], 'FaceColor',[1 1 1]);
rectangle('Position',[0 -812.5 31.25 31.25], 'FaceColor',[0 0 0]);
rectangle('Position',[31.25 -812.5 31.25 31.25], 'FaceColor',[1 1 1]);
rectangle('Position',[0 -843.75 31.25 31.25], 'FaceColor',[0 0 0]);
rectangle('Position',[31.25 -843.75 31.25 31.25], 'FaceColor',[1 1 1]);
rectangle('Position',[0 -875 31.25 31.25], 'FaceColor',[0 0 0]);
rectangle('Position',[31.25 -875 31.25 31.25], 'FaceColor',[1 1 1]);
rectangle('Position',[62.5 -843.75 31.25 31.25], 'FaceColor',[1 1 1]);
rectangle('Position',[93.75 -843.75 31.25 31.25], 'FaceColor',[0 0 0]);
rectangle('Position',[62.5 -875 31.25 31.25], 'FaceColor',[1 1 1]);
rectangle('Position',[93.75 -875 31.25 31.25], 'FaceColor',[0 0 0]);
rectangle('Position',[187.5 -781.25 31.25 31.25], 'FaceColor',[1 1 1]);
rectangle('Position',[218.75 -781.25 31.25 31.25], 'FaceColor',[0 0 0]);
rectangle('Position',[187.5 -812.5 31.25 31.25], 'FaceColor',[1 1 1]);
rectangle('Position',[218.75 -812.5 31.25 31.25], 'FaceColor',[0 0 0]);
rectangle('Position',[0 -906.25 31.25 31.25], 'FaceColor',[0 0 0]);
rectangle('Position',[31.25 -906.25 31.25 31.25], 'FaceColor',[1 1 1]);
rectangle('Position',[0 -937.5 31.25 31.25], 'FaceColor',[0 0 0]);
rectangle('Position',[31.25 -937.5 31.25 31.25], 'FaceColor',[1 1 1]);
rectangle('Position',[0 -968.75 31.25 31.25], 'FaceColor',[0 0 0]);
rectangle('Position',[31.25 -968.75 31.25 31.25], 'FaceColor',[1 1 1]);
rectangle('Position',[0 -1000 31.25 31.25], 'FaceColor',[0 0 0]);
rectangle('Position',[31.25 -1000 31.25 31.25], 'FaceColor',[0 0 0]);
rectangle('Position',[62.5 -968.75 31.25 31.25], 'FaceColor',[1 1 1]);
rectangle('Position',[93.75 -968.75 31.25 31.25], 'FaceColor',[1 1 1]);
rectangle('Position',[62.5 -1000 31.25 31.25], 'FaceColor',[0 0 0]);
rectangle('Position',[93.75 -1000 31.25 31.25], 'FaceColor',[0 0 0]);
rectangle('Position',[187.5 -906.25 31.25 31.25], 'FaceColor',[1 1 1]);
rectangle('Position',[218.75 -906.25 31.25 31.25], 'FaceColor',[0 0 0]);
rectangle('Position',[187.5 -937.5 31.25 31.25], 'FaceColor',[1 1 1]);
rectangle('Position',[218.75 -937.5 31.25 31.25], 'FaceColor',[0 0 0]);
rectangle('Position',[125 -968.75 31.25 31.25], 'FaceColor',[1 1 1]);
rectangle('Position',[156.25 -968.75 31.25 31.25], 'FaceColor',[1 1 1]);
rectangle('Position',[125 -1000 31.25 31.25], 'FaceColor',[0 0 0]);
rectangle('Position',[156.25 -1000 31.25 31.25], 'FaceColor',[0 0 0]);
rectangle('Position',[187.5 -968.75 31.25 31.25], 'FaceColor',[1 1 1]);
rectangle('Position',[218.75 -968.75 31.25 31.25], 'FaceColor',[0 0 0]);
rectangle('Position',[187.5 -1000 31.25 31.25], 'FaceColor',[0 0 0]);
rectangle('Position',[218.75 -1000 31.25 31.25], 'FaceColor',[0 0 0]);
rectangle('Position',[250 -781.25 31.25 31.25], 'FaceColor',[0 0 0]);
rectangle('Position',[281.25 -781.25 31.25 31.25], 'FaceColor',[1 1 1]);
rectangle('Position',[250 -812.5 31.25 31.25], 'FaceColor',[0 0 0]);
rectangle('Position',[281.25 -812.5 31.25 31.25], 'FaceColor',[1 1 1]);
rectangle('Position',[250 -843.75 31.25 31.25], 'FaceColor',[0 0 0]);
rectangle('Position',[281.25 -843.75 31.25 31.25], 'FaceColor',[1 1 1]);
rectangle('Position',[250 -875 31.25 31.25], 'FaceColor',[0 0 0]);
rectangle('Position',[281.25 -875 31.25 31.25], 'FaceColor',[0 0 0]);
rectangle('Position',[312.5 -843.75 31.25 31.25], 'FaceColor',[1 1 1]);
rectangle('Position',[343.75 -843.75 31.25 31.25], 'FaceColor',[1 1 1]);
rectangle('Position',[312.5 -875 31.25 31.25], 'FaceColor',[0 0 0]);
rectangle('Position',[343.75 -875 31.25 31.25], 'FaceColor',[0 0 0]);
rectangle('Position',[375 -781.25 31.25 31.25], 'FaceColor',[0 0 0]);
rectangle('Position',[406.25 -781.25 31.25 31.25], 'FaceColor',[0 0 0]);
rectangle('Position',[375 -812.5 31.25 31.25], 'FaceColor',[1 1 1]);
rectangle('Position',[406.25 -812.5 31.25 31.25], 'FaceColor',[1 1 1]);
rectangle('Position',[437.5 -781.25 31.25 31.25], 'FaceColor',[0 0 0]);
rectangle('Position',[468.75 -781.25 31.25 31.25], 'FaceColor',[0 0 0]);
rectangle('Position',[437.5 -812.5 31.25 31.25], 'FaceColor',[1 1 1]);
rectangle('Position',[468.75 -812.5 31.25 31.25], 'FaceColor',[1 1 1]);
rectangle('Position',[375 -843.75 31.25 31.25], 'FaceColor',[1 1 1]);
rectangle('Position',[406.25 -843.75 31.25 31.25], 'FaceColor',[1 1 1]);
rectangle('Position',[375 -875 31.25 31.25], 'FaceColor',[0 0 0]);
rectangle('Position',[406.25 -875 31.25 31.25], 'FaceColor',[0 0 0]);
rectangle('Position',[437.5 -843.75 31.25 31.25], 'FaceColor',[1 1 1]);
rectangle('Position',[468.75 -843.75 31.25 31.25], 'FaceColor',[1 1 1]);
rectangle('Position',[437.5 -875 31.25 31.25], 'FaceColor',[0 0 0]);
rectangle('Position',[468.75 -875 31.25 31.25], 'FaceColor',[1 1 1]);
rectangle('Position',[250 -906.25 31.25 31.25], 'FaceColor',[0 0 0]);
rectangle('Position',[281.25 -906.25 31.25 31.25], 'FaceColor',[0 0 0]);
rectangle('Position',[250 -937.5 31.25 31.25], 'FaceColor',[0 0 0]);
rectangle('Position',[281.25 -937.5 31.25 31.25], 'FaceColor',[1 1 1]);
rectangle('Position',[312.5 -906.25 31.25 31.25], 'FaceColor',[0 0 0]);
rectangle('Position',[343.75 -906.25 31.25 31.25], 'FaceColor',[0 0 0]);
rectangle('Position',[312.5 -937.5 31.25 31.25], 'FaceColor',[1 1 1]);
rectangle('Position',[343.75 -937.5 31.25 31.25], 'FaceColor',[1 1 1]);
rectangle('Position',[250 -968.75 31.25 31.25], 'FaceColor',[0 0 0]);
rectangle('Position',[281.25 -968.75 31.25 31.25], 'FaceColor',[1 1 1]);
rectangle('Position',[250 -1000 31.25 31.25], 'FaceColor',[0 0 0]);
rectangle('Position',[281.25 -1000 31.25 31.25], 'FaceColor',[0 0 0]);
rectangle('Position',[312.5 -968.75 31.25 31.25], 'FaceColor',[1 1 1]);
rectangle('Position',[343.75 -968.75 31.25 31.25], 'FaceColor',[1 1 1]);
rectangle('Position',[312.5 -1000 31.25 31.25], 'FaceColor',[0 0 0]);
rectangle('Position',[343.75 -1000 31.25 31.25], 'FaceColor',[0 0 0]);
rectangle('Position',[375 -906.25 31.25 31.25], 'FaceColor',[0 0 0]);
rectangle('Position',[406.25 -906.25 31.25 31.25], 'FaceColor',[0 0 0]);
rectangle('Position',[375 -937.5 31.25 31.25], 'FaceColor',[1 1 1]);
rectangle('Position',[406.25 -937.5 31.25 31.25], 'FaceColor',[1 1 1]);
rectangle('Position',[437.5 -906.25 31.25 31.25], 'FaceColor',[0 0 0]);
rectangle('Position',[468.75 -906.25 31.25 31.25], 'FaceColor',[1 1 1]);
rectangle('Position',[437.5 -937.5 31.25 31.25], 'FaceColor',[1 1 1]);
rectangle('Position',[468.75 -937.5 31.25 31.25], 'FaceColor',[1 1 1]);
rectangle('Position',[375 -968.75 31.25 31.25], 'FaceColor',[1 1 1]);
rectangle('Position',[406.25 -968.75 31.25 31.25], 'FaceColor',[1 1 1]);
rectangle('Position',[375 -1000 31.25 31.25], 'FaceColor',[0 0 0]);
rectangle('Position',[406.25 -1000 31.25 31.25], 'FaceColor',[0 0 0]);
rectangle('Position',[437.5 -968.75 31.25 31.25], 'FaceColor',[1 1 1]);
rectangle('Position',[468.75 -968.75 31.25 31.25], 'FaceColor',[1 1 1]);
rectangle('Position',[437.5 -1000 31.25 31.25], 'FaceColor',[0 0 0]);
rectangle('Position',[468.75 -1000 31.25 31.25], 'FaceColor',[0 0 0]);
rectangle('Position',[562.5 -531.25 31.25 31.25], 'FaceColor',[0 0 0]);
rectangle('Position',[593.75 -531.25 31.25 31.25], 'FaceColor',[0 0 0]);
rectangle('Position',[562.5 -562.5 31.25 31.25], 'FaceColor',[0 0 0]);
rectangle('Position',[593.75 -562.5 31.25 31.25], 'FaceColor',[1 1 1]);
rectangle('Position',[562.5 -593.75 31.25 31.25], 'FaceColor',[0 0 0]);
rectangle('Position',[593.75 -593.75 31.25 31.25], 'FaceColor',[1 1 1]);
rectangle('Position',[562.5 -625 31.25 31.25], 'FaceColor',[0 0 0]);
rectangle('Position',[593.75 -625 31.25 31.25], 'FaceColor',[1 1 1]);
rectangle('Position',[625 -531.25 31.25 31.25], 'FaceColor',[0 0 0]);
rectangle('Position',[656.25 -531.25 31.25 31.25], 'FaceColor',[1 1 1]);
rectangle('Position',[625 -562.5 31.25 31.25], 'FaceColor',[1 1 1]);
rectangle('Position',[656.25 -562.5 31.25 31.25], 'FaceColor',[1 1 1]);
rectangle('Position',[500 -656.25 31.25 31.25], 'FaceColor',[0 0 0]);
rectangle('Position',[531.25 -656.25 31.25 31.25], 'FaceColor',[0 0 0]);
rectangle('Position',[500 -687.5 31.25 31.25], 'FaceColor',[1 1 1]);
rectangle('Position',[531.25 -687.5 31.25 31.25], 'FaceColor',[1 1 1]);
rectangle('Position',[562.5 -656.25 31.25 31.25], 'FaceColor',[0 0 0]);
rectangle('Position',[593.75 -656.25 31.25 31.25], 'FaceColor',[1 1 1]);
rectangle('Position',[562.5 -687.5 31.25 31.25], 'FaceColor',[1 1 1]);
rectangle('Position',[593.75 -687.5 31.25 31.25], 'FaceColor',[1 1 1]);
rectangle('Position',[875 -531.25 31.25 31.25], 'FaceColor',[1 1 1]);
rectangle('Position',[906.25 -531.25 31.25 31.25], 'FaceColor',[0 0 0]);
rectangle('Position',[875 -562.5 31.25 31.25], 'FaceColor',[1 1 1]);
rectangle('Position',[906.25 -562.5 31.25 31.25], 'FaceColor',[0 0 0]);
rectangle('Position',[937.5 -593.75 31.25 31.25], 'FaceColor',[1 1 1]);
rectangle('Position',[968.75 -593.75 31.25 31.25], 'FaceColor',[0 0 0]);
rectangle('Position',[937.5 -625 31.25 31.25], 'FaceColor',[1 1 1]);
rectangle('Position',[968.75 -625 31.25 31.25], 'FaceColor',[0 0 0]);
rectangle('Position',[937.5 -656.25 31.25 31.25], 'FaceColor',[1 1 1]);
rectangle('Position',[968.75 -656.25 31.25 31.25], 'FaceColor',[0 0 0]);
rectangle('Position',[937.5 -687.5 31.25 31.25], 'FaceColor',[1 1 1]);
rectangle('Position',[968.75 -687.5 31.25 31.25], 'FaceColor',[0 0 0]);
rectangle('Position',[500 -781.25 31.25 31.25], 'FaceColor',[0 0 0]);
rectangle('Position',[531.25 -781.25 31.25 31.25], 'FaceColor',[0 0 0]);
rectangle('Position',[500 -812.5 31.25 31.25], 'FaceColor',[1 1 1]);
rectangle('Position',[531.25 -812.5 31.25 31.25], 'FaceColor',[0 0 0]);
rectangle('Position',[500 -843.75 31.25 31.25], 'FaceColor',[1 1 1]);
rectangle('Position',[531.25 -843.75 31.25 31.25], 'FaceColor',[0 0 0]);
rectangle('Position',[500 -875 31.25 31.25], 'FaceColor',[1 1 1]);
rectangle('Position',[531.25 -875 31.25 31.25], 'FaceColor',[0 0 0]);
rectangle('Position',[625 -843.75 31.25 31.25], 'FaceColor',[1 1 1]);
rectangle('Position',[656.25 -843.75 31.25 31.25], 'FaceColor',[1 1 1]);
rectangle('Position',[625 -875 31.25 31.25], 'FaceColor',[0 0 0]);
rectangle('Position',[656.25 -875 31.25 31.25], 'FaceColor',[0 0 0]);
rectangle('Position',[687.5 -843.75 31.25 31.25], 'FaceColor',[1 1 1]);
rectangle('Position',[718.75 -843.75 31.25 31.25], 'FaceColor',[1 1 1]);
rectangle('Position',[687.5 -875 31.25 31.25], 'FaceColor',[0 0 0]);
rectangle('Position',[718.75 -875 31.25 31.25], 'FaceColor',[1 1 1]);
rectangle('Position',[500 -906.25 31.25 31.25], 'FaceColor',[1 1 1]);
rectangle('Position',[531.25 -906.25 31.25 31.25], 'FaceColor',[0 0 0]);
rectangle('Position',[500 -937.5 31.25 31.25], 'FaceColor',[1 1 1]);
rectangle('Position',[531.25 -937.5 31.25 31.25], 'FaceColor',[0 0 0]);
rectangle('Position',[500 -968.75 31.25 31.25], 'FaceColor',[1 1 1]);
rectangle('Position',[531.25 -968.75 31.25 31.25], 'FaceColor',[0 0 0]);
rectangle('Position',[500 -1000 31.25 31.25], 'FaceColor',[0 0 0]);
rectangle('Position',[531.25 -1000 31.25 31.25], 'FaceColor',[0 0 0]);
rectangle('Position',[625 -906.25 31.25 31.25], 'FaceColor',[0 0 0]);
rectangle('Position',[656.25 -906.25 31.25 31.25], 'FaceColor',[0 0 0]);
rectangle('Position',[625 -937.5 31.25 31.25], 'FaceColor',[1 1 1]);
rectangle('Position',[656.25 -937.5 31.25 31.25], 'FaceColor',[1 1 1]);
rectangle('Position',[687.5 -906.25 31.25 31.25], 'FaceColor',[0 0 0]);
rectangle('Position',[718.75 -906.25 31.25 31.25], 'FaceColor',[1 1 1]);
rectangle('Position',[687.5 -937.5 31.25 31.25], 'FaceColor',[1 1 1]);
rectangle('Position',[718.75 -937.5 31.25 31.25], 'FaceColor',[1 1 1]);
rectangle('Position',[625 -968.75 31.25 31.25], 'FaceColor',[1 1 1]);
rectangle('Position',[656.25 -968.75 31.25 31.25], 'FaceColor',[1 1 1]);
rectangle('Position',[625 -1000 31.25 31.25], 'FaceColor',[0 0 0]);
rectangle('Position',[656.25 -1000 31.25 31.25], 'FaceColor',[0 0 0]);
rectangle('Position',[687.5 -968.75 31.25 31.25], 'FaceColor',[1 1 1]);
rectangle('Position',[718.75 -968.75 31.25 31.25], 'FaceColor',[1 1 1]);
rectangle('Position',[687.5 -1000 31.25 31.25], 'FaceColor',[0 0 0]);
rectangle('Position',[718.75 -1000 31.25 31.25], 'FaceColor',[0 0 0]);
rectangle('Position',[750 -781.25 31.25 31.25], 'FaceColor',[0 0 0]);
rectangle('Position',[781.25 -781.25 31.25 31.25], 'FaceColor',[0 0 0]);
rectangle('Position',[750 -812.5 31.25 31.25], 'FaceColor',[1 1 1]);
rectangle('Position',[781.25 -812.5 31.25 31.25], 'FaceColor',[1 1 1]);
rectangle('Position',[875 -781.25 31.25 31.25], 'FaceColor',[0 0 0]);
rectangle('Position',[906.25 -781.25 31.25 31.25], 'FaceColor',[0 0 0]);
rectangle('Position',[875 -812.5 31.25 31.25], 'FaceColor',[1 1 1]);
rectangle('Position',[906.25 -812.5 31.25 31.25], 'FaceColor',[1 1 1]);
rectangle('Position',[937.5 -781.25 31.25 31.25], 'FaceColor',[0 0 0]);
rectangle('Position',[968.75 -781.25 31.25 31.25], 'FaceColor',[0 0 0]);
rectangle('Position',[937.5 -812.5 31.25 31.25], 'FaceColor',[1 1 1]);
rectangle('Position',[968.75 -812.5 31.25 31.25], 'FaceColor',[0 0 0]);
rectangle('Position',[937.5 -843.75 31.25 31.25], 'FaceColor',[1 1 1]);
rectangle('Position',[968.75 -843.75 31.25 31.25], 'FaceColor',[0 0 0]);
rectangle('Position',[937.5 -875 31.25 31.25], 'FaceColor',[1 1 1]);
rectangle('Position',[968.75 -875 31.25 31.25], 'FaceColor',[0 0 0]);
rectangle('Position',[812.5 -906.25 31.25 31.25], 'FaceColor',[0 0 0]);
rectangle('Position',[843.75 -906.25 31.25 31.25], 'FaceColor',[0 0 0]);
rectangle('Position',[812.5 -937.5 31.25 31.25], 'FaceColor',[1 1 1]);
rectangle('Position',[843.75 -937.5 31.25 31.25], 'FaceColor',[1 1 1]);
rectangle('Position',[750 -968.75 31.25 31.25], 'FaceColor',[1 1 1]);
rectangle('Position',[781.25 -968.75 31.25 31.25], 'FaceColor',[1 1 1]);
rectangle('Position',[750 -1000 31.25 31.25], 'FaceColor',[0 0 0]);
rectangle('Position',[781.25 -1000 31.25 31.25], 'FaceColor',[0 0 0]);
rectangle('Position',[812.5 -968.75 31.25 31.25], 'FaceColor',[1 1 1]);
rectangle('Position',[843.75 -968.75 31.25 31.25], 'FaceColor',[1 1 1]);
rectangle('Position',[812.5 -1000 31.25 31.25], 'FaceColor',[0 0 0]);
rectangle('Position',[843.75 -1000 31.25 31.25], 'FaceColor',[0 0 0]);
rectangle('Position',[937.5 -906.25 31.25 31.25], 'FaceColor',[1 1 1]);
rectangle('Position',[968.75 -906.25 31.25 31.25], 'FaceColor',[0 0 0]);
rectangle('Position',[937.5 -937.5 31.25 31.25], 'FaceColor',[1 1 1]);
rectangle('Position',[968.75 -937.5 31.25 31.25], 'FaceColor',[0 0 0]);
rectangle('Position',[875 -968.75 31.25 31.25], 'FaceColor',[1 1 1]);
rectangle('Position',[906.25 -968.75 31.25 31.25], 'FaceColor',[1 1 1]);
rectangle('Position',[875 -1000 31.25 31.25], 'FaceColor',[0 0 0]);
rectangle('Position',[906.25 -1000 31.25 31.25], 'FaceColor',[0 0 0]);
rectangle('Position',[937.5 -968.75 31.25 31.25], 'FaceColor',[1 1 1]);
rectangle('Position',[968.75 -968.75 31.25 31.25], 'FaceColor',[0 0 0]);
rectangle('Position',[937.5 -1000 31.25 31.25], 'FaceColor',[0 0 0]);
rectangle('Position',[968.75 -1000 31.25 31.25], 'FaceColor',[0 0 0]);
X=[933.333,906.25,906.25,859.375,828.125,796.875,765.625,765.625,796.875,828.125,859.375,906.25,906.25,859.375,828.125,781.25,718.75,656.25,609.375,578.125,546.875,515.625,468.75,406.25,343.75,296.875,296.875,281.25,218.75,156.25,171.875,171.875,171.875,171.875,156.25,93.75,66.6667];
Y=[-66.6667,-93.75,-156.25,-203.125,-203.125,-203.125,-234.375,-265.625,-296.875,-296.875,-296.875,-343.75,-406.25,-421.875,-421.875,-468.75,-531.25,-593.75,-640.625,-671.875,-671.875,-671.875,-656.25,-593.75,-531.25,-484.375,-453.125,-406.25,-343.75,-281.25,-234.375,-203.125,-171.875,-140.625,-93.75,-93.75,-66.6667];
hold on;
plot(X,Y,'r');
legend('3483.96','Location','southoutside');
